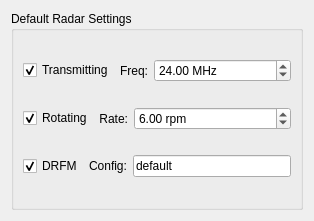
<ui version="4.0" >
 <class>SettingsWindow</class>
 <widget class="QDialog" name="SettingsWindow" >
  <property name="geometry" >
   <rect>
    <x>0</x>
    <y>0</y>
    <width>314</width>
    <height>221</height>
   </rect>
  </property>
  <property name="windowTitle" >
   <string>Configuration</string>
  </property>
  <layout class="QVBoxLayout" >
   <item>
    <widget class="QGroupBox" name="groupBox_3" >
     <property name="sizePolicy" >
      <sizepolicy vsizetype="Preferred" hsizetype="Preferred" >
       <horstretch>0</horstretch>
       <verstretch>0</verstretch>
      </sizepolicy>
     </property>
     <property name="title" >
      <string>Default Radar Settings</string>
     </property>
     <layout class="QVBoxLayout" >
      <item>
       <layout class="QHBoxLayout" >
        <item>
         <widget class="QCheckBox" name="radarTransmitting_" >
          <property name="sizePolicy" >
           <sizepolicy vsizetype="Fixed" hsizetype="Fixed" >
            <horstretch>0</horstretch>
            <verstretch>0</verstretch>
           </sizepolicy>
          </property>
          <property name="toolTip" >
           <string>Checked if radar is transmitting</string>
          </property>
          <property name="text" >
           <string>Transmitting</string>
          </property>
          <property name="checked" >
           <bool>true</bool>
          </property>
         </widget>
        </item>
        <item>
         <layout class="QHBoxLayout" >
          <item>
           <widget class="QLabel" name="label_3" >
            <property name="text" >
             <string>Freq:</string>
            </property>
            <property name="textFormat" >
             <enum>Qt::PlainText</enum>
            </property>
            <property name="alignment" >
             <set>Qt::AlignRight|Qt::AlignTrailing|Qt::AlignVCenter</set>
            </property>
           </widget>
          </item>
          <item>
           <widget class="QDoubleSpinBox" name="radarFrequency_" >
                <property name="keyboardTracking" >
                 <bool>false</bool>
                </property>
            <property name="sizePolicy" >
             <sizepolicy vsizetype="Fixed" hsizetype="Expanding" >
              <horstretch>1</horstretch>
              <verstretch>0</verstretch>
             </sizepolicy>
            </property>
            <property name="toolTip" >
             <string>Radar transmitter frequency</string>
            </property>
            <property name="suffix" >
             <string> MHz</string>
            </property>
            <property name="minimum" >
             <double>1.000000000000000</double>
            </property>
            <property name="value" >
             <double>24.000000000000000</double>
            </property>
           </widget>
          </item>
         </layout>
        </item>
       </layout>
      </item>
      <item>
       <layout class="QHBoxLayout" >
        <item>
         <widget class="QCheckBox" name="radarRotating_" >
          <property name="sizePolicy" >
           <sizepolicy vsizetype="Fixed" hsizetype="Fixed" >
            <horstretch>0</horstretch>
            <verstretch>0</verstretch>
           </sizepolicy>
          </property>
          <property name="toolTip" >
           <string>Checked if radar is rotating</string>
          </property>
          <property name="text" >
           <string>Rotating</string>
          </property>
          <property name="checked" >
           <bool>true</bool>
          </property>
         </widget>
        </item>
        <item>
         <layout class="QHBoxLayout" >
          <item>
           <widget class="QLabel" name="label_4" >
            <property name="text" >
             <string>Rate:</string>
            </property>
            <property name="textFormat" >
             <enum>Qt::PlainText</enum>
            </property>
            <property name="alignment" >
             <set>Qt::AlignRight|Qt::AlignTrailing|Qt::AlignVCenter</set>
            </property>
           </widget>
          </item>
          <item>
           <widget class="QDoubleSpinBox" name="radarRotation_" >
                <property name="keyboardTracking" >
                 <bool>false</bool>
                </property>
            <property name="sizePolicy" >
             <sizepolicy vsizetype="Fixed" hsizetype="Expanding" >
              <horstretch>1</horstretch>
              <verstretch>0</verstretch>
             </sizepolicy>
            </property>
            <property name="toolTip" >
             <string>Rate of radar rotation</string>
            </property>
            <property name="suffix" >
             <string> rpm</string>
            </property>
            <property name="minimum" >
             <double>0.010000000000000</double>
            </property>
            <property name="value" >
             <double>6.000000000000000</double>
            </property>
           </widget>
          </item>
         </layout>
        </item>
       </layout>
      </item>
      <item>
       <layout class="QHBoxLayout" >
        <item>
         <widget class="QCheckBox" name="drfmOn_" >
          <property name="sizePolicy" >
           <sizepolicy vsizetype="Fixed" hsizetype="Fixed" >
            <horstretch>0</horstretch>
            <verstretch>0</verstretch>
           </sizepolicy>
          </property>
          <property name="toolTip" >
           <string>Checked if DRFM is in use</string>
          </property>
          <property name="text" >
           <string>DRFM</string>
          </property>
          <property name="checked" >
           <bool>true</bool>
          </property>
         </widget>
        </item>
        <item>
         <layout class="QHBoxLayout" >
          <item>
           <widget class="QLabel" name="label_7" >
            <property name="text" >
             <string>Config:</string>
            </property>
            <property name="textFormat" >
             <enum>Qt::PlainText</enum>
            </property>
           </widget>
          </item>
          <item>
           <widget class="QLineEdit" name="drfmConfig_" >
            <property name="sizePolicy" >
             <sizepolicy vsizetype="Fixed" hsizetype="Expanding" >
              <horstretch>0</horstretch>
              <verstretch>0</verstretch>
             </sizepolicy>
            </property>
            <property name="toolTip" >
             <string>ActiveDRFM configuration file</string>
            </property>
            <property name="text" >
             <string>default</string>
            </property>
            <property name="maxLength" >
             <number>32</number>
            </property>
           </widget>
          </item>
         </layout>
        </item>
       </layout>
      </item>
     </layout>
    </widget>
   </item>
  </layout>
 </widget>
 <resources/>
 <connections/>
</ui>
